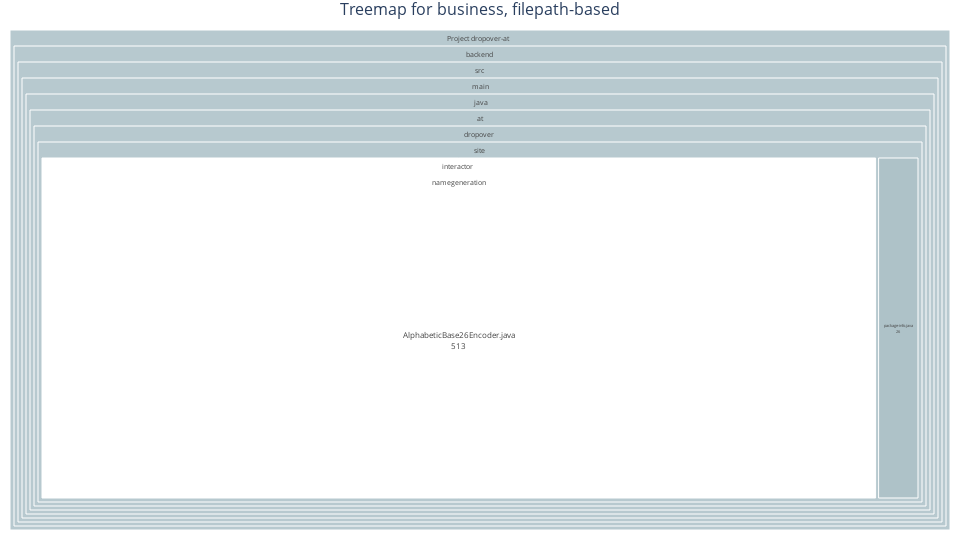

The notebook cell saved with this chart:
### Markdown cell above
Create treemap for business concepts based on filesystem structure

### Code cell
fig = create_treemap(results_df, 'business', 'file_path', technical_colorscale)
fig.show()

### Figure 1 — Plotly figure (JSON) as saved in the notebook; plotly's stock layout.template omitted (floating-point values rounded to 4 significant figures)
{"data": [{"branchvalues": "total", "customdata": ["Total files: 2<br>Avg Score: 0.05<br>Total Lines: 539", "Directory: backend<br>Files: 2<br>Avg Score: 0.05<br>Total Lines: 539", "Directory: backend/src<br>Files: 2<br>Avg Score: 0.05<br>Total Lines: 539", "Directory: backend/src/main<br>Files: 2<br>Avg Score: 0.05<br>Total Lines: 539", "Directory: backend/src/main/java<br>Files: 2<br>Avg Score: 0.05<br>Total Lines: 539", "Directory: backend/src/main/java/at<br>Files: 2<br>Avg Score: 0.05<br>Total Lines: 539", "Directory: backend/src/main/java/at/dropover<br>Files: 2<br>Avg Score: 0.05<br>Total Lines: 539", "Directory: backend/src/main/java/at/dropover/site<br>Files: 2<br>Avg Score: 0.05<br>Total Lines: 539", "Directory: backend/src/main/java/at/dropover/site/interactor<br>Files: 1<br>Avg Score: 0.00<br>Total Lines: 513", "Directory: backend/src/main/java/at/dropover/site/interactor/namegeneration<br>Files: 1<br>Avg Score: 0.00<br>Total Lines: 513", "File: package-info.java<br>Score: 0.10<br>Lines: 26<br>Concept: Site<br>Path: ../../../dropover-at/backend/src/main/java/at/dropover/site/package-info.java<br>Explanation: This file is a `package-info.java` file, which only declares a package. It contains no code that wou...", "File: AlphabeticBase26Encoder.java<br>Score: 0.00<br>Lines: 513<br>Concept: Site<br>Path: ../../../dropover-at/backend/src/main/java/at/dropover/site/interactor/namegeneration/AlphabeticBase26Encoder.java<br>Explanation: This file is an `AlphabeticBase26Encoder`, which is a utility for generating names or codes. It has ..."], "hovertemplate": "<b>%{label}</b><br>%{customdata}<extra></extra>", "ids": ["root", "backend", "backend/src", "backend/src/main", "backend/src/main/java", "backend/src/main/java/at", "backend/src/main/java/at/dropover", "backend/src/main/java/at/dropover/site", "backend/src/main/java/at/dropover/site/interactor", "backend/src/main/java/at/dropover/site/interactor/namegeneration", "backend/src/main/java/at/dropover/site/package-info.java", "backend/src/main/java/at/dropover/site/interactor/namegeneration/AlphabeticBase26Encoder.java"], "labels": ["Project dropover-at", "backend", "src", "main", "java", "at", "dropover", "site", "interactor", "namegeneration", "package-info.java", "AlphabeticBase26Encoder.java"], "marker": {"cmax": 1, "cmin": 0, "colors": [0.05, 0.05, 0.05, 0.05, 0.05, 0.05, 0.05, 0.05, 0, 0, 0.1, 0], "colorscale": [[0, "#ffffff"], [0.01, "#bfcfd4"], [1, "#004153"]]}, "parents": ["", "root", "backend", "backend/src", "backend/src/main", "backend/src/main/java", "backend/src/main/java/at", "backend/src/main/java/at/dropover", "backend/src/main/java/at/dropover/site", "backend/src/main/java/at/dropover/site/interactor", "backend/src/main/java/at/dropover/site", "backend/src/main/java/at/dropover/site/interactor/namegeneration"], "textfont": {"size": 8}, "textinfo": "label+value", "textposition": "middle center", "type": "treemap", "values": [539, 539, 539, 539, 539, 539, 539, 539, 513, 513, 26, 513]}], "layout": {"height": 540, "margin": {"b": 10, "l": 10, "r": 10, "t": 30}, "title": {"font": {"size": 16}, "text": "Treemap for business, filepath-based", "x": 0.5, "xanchor": "center"}, "width": 960}}
